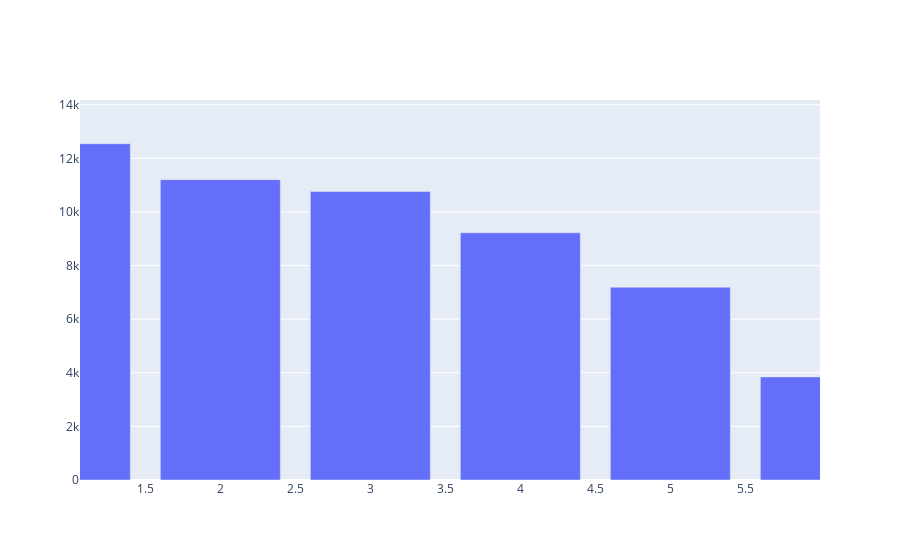

Notebook code for this chart:
### Code cell
# and let's add some interaction using plotly
# like seaborn, it's a simple declarative front end that makes it really easy to switch options/parameters
# also has a great built-in chart editor tool

import plotly.graph_objects as go

fig = go.Figure(go.Bar(
            y=full_df['Age Group'].value_counts()))
fig.show()

# still lots to do to get this visualization ready (order, labels, colour, etc.)
# but the interaction tools are why we will use plotly throughout the course

### Figure 1 — Plotly figure (JSON) as saved in the notebook; plotly's stock layout.template omitted (floating-point values rounded to 4 significant figures)
{"data": [{"type": "bar", "y": [15390, 12547, 11206, 10766, 9221, 7193, 3846, 3774, 2467]}], "layout": {"autosize": true, "xaxis": {"autorange": false, "range": [1.064, 5.998]}, "yaxis": {"autorange": false, "range": [0, 14180.0], "type": "linear"}}}
